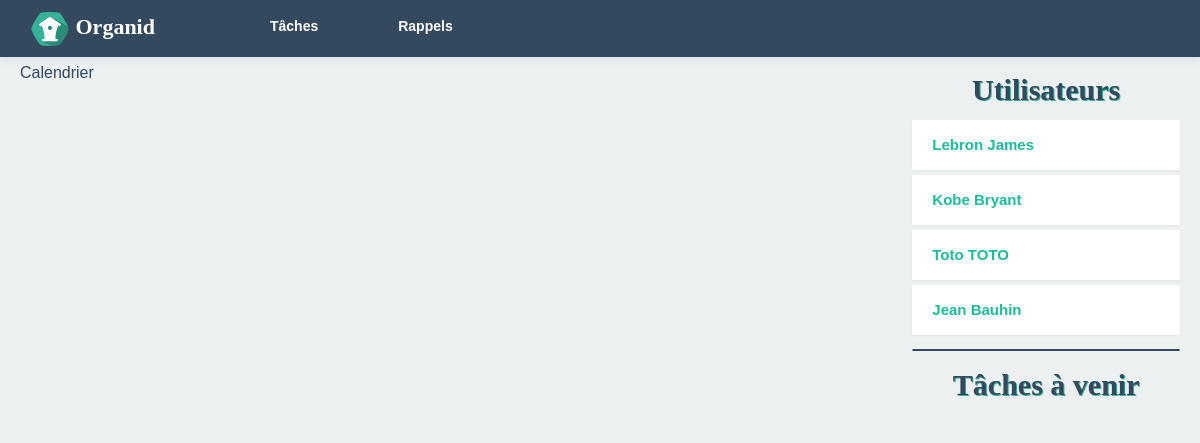
The app's page /home.php with its own data.
### tables this page shows
CREATE TABLE IF NOT EXISTS `utilisateurs` (
  `Id_U` int(5) NOT NULL AUTO_INCREMENT,
  `Nom` varchar(30) NOT NULL,
  `Prenom` varchar(30) NOT NULL,
  `Age` int(2) NOT NULL,
  `Sexe` varchar(1) NOT NULL,
  `Email` varchar(80) NOT NULL,
  `Pwd` varchar(15) NOT NULL,
  `Telephone` int(10) NOT NULL,
  `Handicap` int(2) NOT NULL,
  `Avatar` varchar(200) NOT NULL,
  `Admin` tinyint(2) NOT NULL,
  PRIMARY KEY (`Id_U`)
);

### template/right.php (the view, shortened to what this page needs)
<div class="span3" id="rightbar">
   <h2>Utilisateurs</h2>
   <?php
        $req1 = $PDO->prepare('SELECT * FROM `utilisateurs` WHERE `Id_U` NOT IN (SELECT `Id_U` FROM `utilisateurs` WHERE `Id_U`= :id )');
        $req1->execute(array(
            ":id"=> $_SESSION['id']
        ));
        $resultat1 = $req1->fetchAll(PDO::FETCH_ASSOC);
        foreach ($resultat1 as $donnees) {
            echo'
            <a href="'.$donnees['Prenom'].'-'.$donnees['Nom'].'">'.ucfirst($donnees['Prenom'])." ".ucfirst($donnees['Nom']).'</a>';
        }
        echo "<hr>";
   ?>
   <h2>Tâches à venir</h2>
</div>

### css/style.css (style rules this page uses)
body { background-color: #ecf0f1; text-align: justify; font-family: "Helvetica"; }
.main-home form h2, .span9 h2, .span3 h2 { color: #34495e; text-shadow: 1px 1px 0px #34B196; font-size: 30px; font-family: "Bariol"; font-weight: bold; }
hr { display: block; border: 1px solid #34495e; margin: 1em 0; padding: 0; border-radius: 10px; height: 0px; }
#rightbar h2 { text-align: center; }
#rightbar a { font-size: 15px; background: white; display: block; padding: 15px 0px 15px 20px; -webkit-box-shadow: 0 1px 2px rgba(0,0,0,.05); -moz-box-shadow: 0 1px 2px rgba(0,0,0,.05); box-shadow: 0 1px 2px rgba(0,0,0,.05); margin-bottom: 5px; }

### records on screen
utilisateurs: Prenom "Lebron", Nom "James"
utilisateurs: Prenom "Kobe", Nom "Bryant"
utilisateurs: Prenom "Toto", Nom "TOTO"
utilisateurs: Prenom "Jean", Nom "Bauhin"
